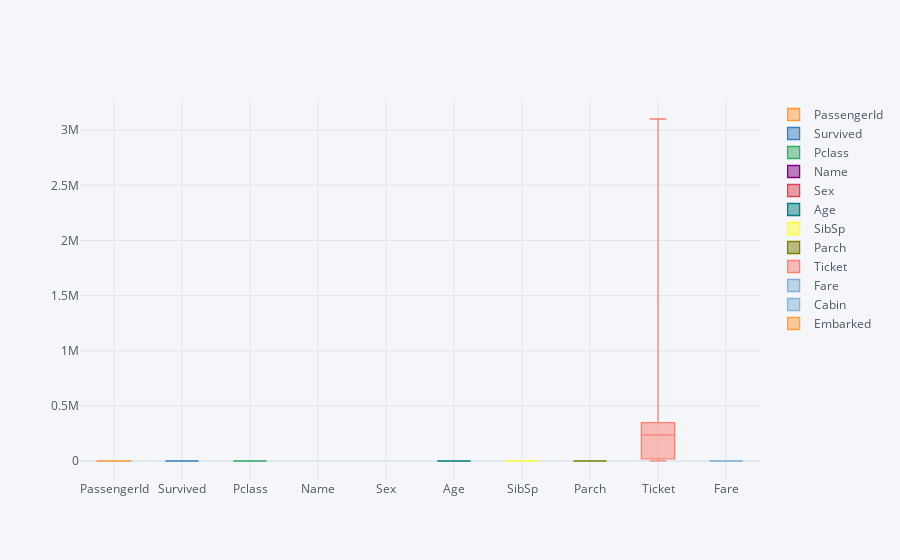

Notebook cell for this chart:
### Code cell
train.iplot(kind='box')

### Figure 1 — Plotly figure (JSON) as saved in the notebook; plotly's stock layout.template omitted (floating-point values rounded to 4 significant figures; data arrays with more than 128 entries replaced by an {"elided": "..."} marker saying what was removed)
{"data": [{"boxpoints": false, "line": {"width": 1.3}, "marker": {"color": "rgba(255, 153, 51, 1.0)"}, "name": "PassengerId", "orientation": "v", "type": "box", "y": {"elided": "891 int values"}}, {"boxpoints": false, "line": {"width": 1.3}, "marker": {"color": "rgba(55, 128, 191, 1.0)"}, "name": "Survived", "orientation": "v", "type": "box", "y": {"elided": "891 int values"}}, {"boxpoints": false, "line": {"width": 1.3}, "marker": {"color": "rgba(50, 171, 96, 1.0)"}, "name": "Pclass", "orientation": "v", "type": "box", "y": {"elided": "891 int values"}}, {"boxpoints": false, "line": {"width": 1.3}, "marker": {"color": "rgba(128, 0, 128, 1.0)"}, "name": "Name", "orientation": "v", "type": "box", "y": {"elided": "891 str values"}}, {"boxpoints": false, "line": {"width": 1.3}, "marker": {"color": "rgba(219, 64, 82, 1.0)"}, "name": "Sex", "orientation": "v", "type": "box", "y": {"elided": "891 str values"}}, {"boxpoints": false, "line": {"width": 1.3}, "marker": {"color": "rgba(0, 128, 128, 1.0)"}, "name": "Age", "orientation": "v", "type": "box", "y": {"elided": "891 float values"}}, {"boxpoints": false, "line": {"width": 1.3}, "marker": {"color": "rgba(255, 255, 51, 1.0)"}, "name": "SibSp", "orientation": "v", "type": "box", "y": {"elided": "891 int values"}}, {"boxpoints": false, "line": {"width": 1.3}, "marker": {"color": "rgba(128, 128, 0, 1.0)"}, "name": "Parch", "orientation": "v", "type": "box", "y": {"elided": "891 int values"}}, {"boxpoints": false, "line": {"width": 1.3}, "marker": {"color": "rgba(251, 128, 114, 1.0)"}, "name": "Ticket", "orientation": "v", "type": "box", "y": {"elided": "891 str values"}}, {"boxpoints": false, "line": {"width": 1.3}, "marker": {"color": "rgba(128, 177, 211, 1.0)"}, "name": "Fare", "orientation": "v", "type": "box", "y": {"elided": "891 float values"}}, {"boxpoints": false, "line": {"width": 1.3}, "marker": {"color": "rgba(128, 177, 211, 0.8999999999999999)"}, "name": "Cabin", "orientation": "v", "type": "box", "y": {"elided": "891 str values"}}, {"boxpoints": false, "line": {"width": 1.3}, "marker": {"color": "rgba(255, 153, 51, 0.8999999999999999)"}, "name": "Embarked", "orientation": "v", "type": "box", "y": {"elided": "891 str values"}}], "layout": {"legend": {"bgcolor": "#F5F6F9", "font": {"color": "#4D5663"}}, "paper_bgcolor": "#F5F6F9", "plot_bgcolor": "#F5F6F9", "title": {"font": {"color": "#4D5663"}}, "xaxis": {"gridcolor": "#E1E5ED", "showgrid": true, "tickfont": {"color": "#4D5663"}, "title": {"font": {"color": "#4D5663"}, "text": ""}, "zerolinecolor": "#E1E5ED"}, "yaxis": {"gridcolor": "#E1E5ED", "showgrid": true, "tickfont": {"color": "#4D5663"}, "title": {"font": {"color": "#4D5663"}, "text": ""}, "zerolinecolor": "#E1E5ED"}}}
